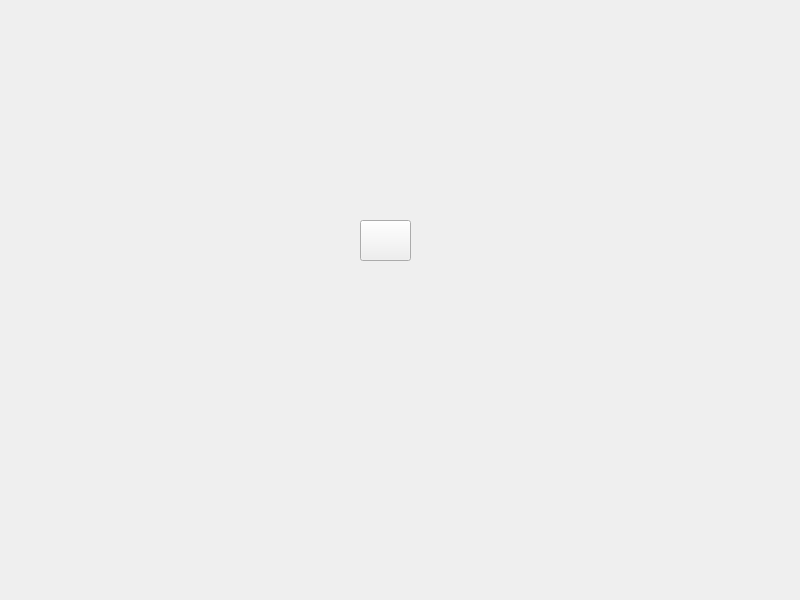
<?xml version="1.0" encoding="UTF-8"?>
<ui version="4.0">
 <class>MainWindow</class>
 <widget class="QMainWindow" name="MainWindow">
  <property name="geometry">
   <rect>
    <x>0</x>
    <y>0</y>
    <width>800</width>
    <height>600</height>
   </rect>
  </property>
  <property name="windowTitle">
   <string>MainWindow</string>
  </property>
  <widget class="QWidget" name="centralwidget">
   <widget class="QPushButton" name="button">
    <property name="geometry">
     <rect>
      <x>360</x>
      <y>220</y>
      <width>51</width>
      <height>41</height>
     </rect>
    </property>
    <property name="text">
     <string/>
    </property>
   </widget>
   <widget class="QLabel" name="label">
    <property name="geometry">
     <rect>
      <x>190</x>
      <y>130</y>
      <width>411</width>
      <height>61</height>
     </rect>
    </property>
    <property name="font">
     <font>
      <pointsize>20</pointsize>
      <italic>true</italic>
      <bold>true</bold>
     </font>
    </property>
    <property name="text">
     <string/>
    </property>
    <property name="alignment">
     <set>Qt::AlignCenter</set>
    </property>
   </widget>
   <widget class="QLabel" name="label_2">
    <property name="geometry">
     <rect>
      <x>180</x>
      <y>310</y>
      <width>411</width>
      <height>61</height>
     </rect>
    </property>
    <property name="font">
     <font>
      <pointsize>20</pointsize>
      <italic>true</italic>
      <bold>true</bold>
     </font>
    </property>
    <property name="text">
     <string/>
    </property>
    <property name="alignment">
     <set>Qt::AlignCenter</set>
    </property>
   </widget>
  </widget>
 </widget>
 <resources/>
 <connections/>
</ui>
